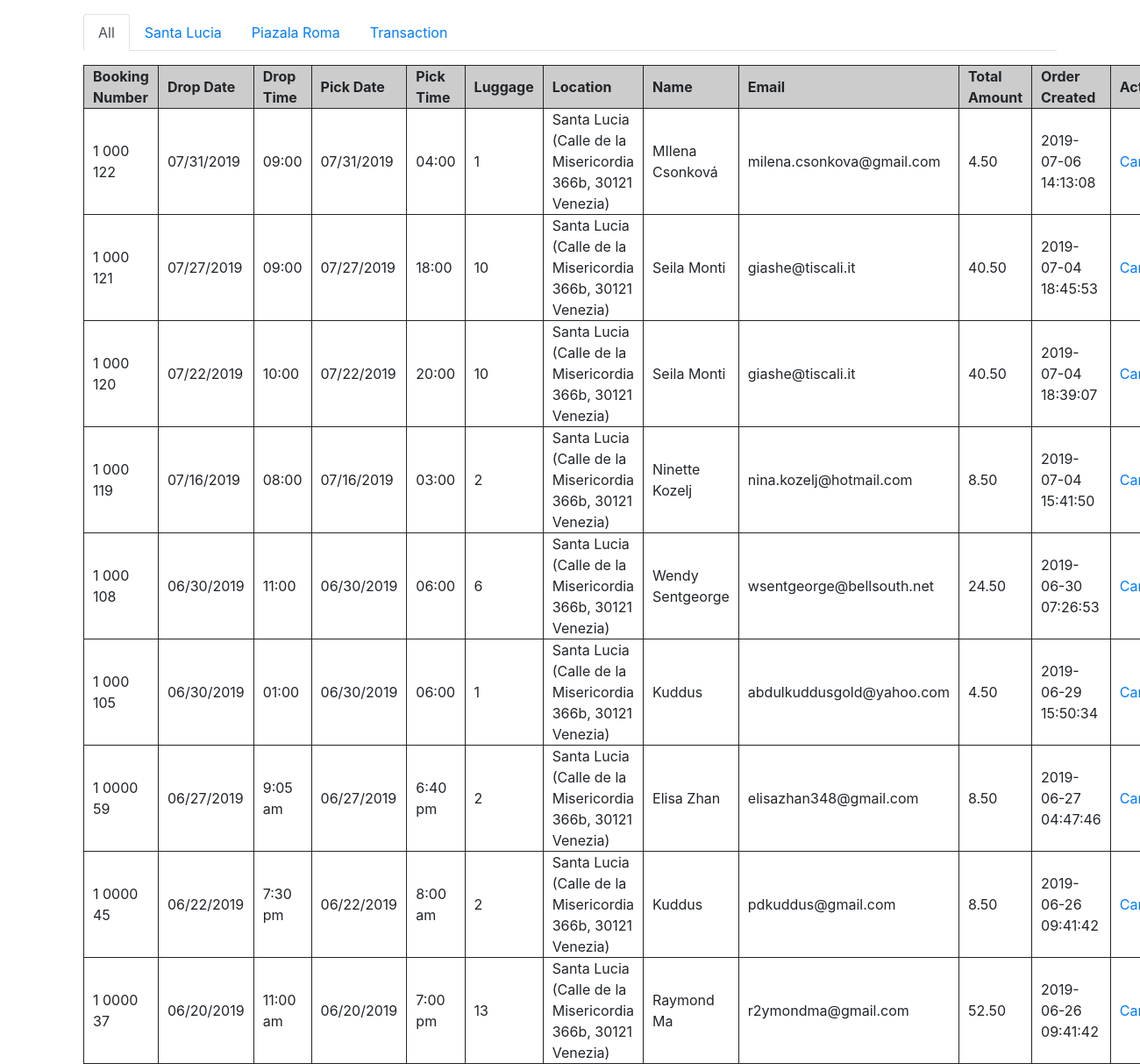
The app's page /admin/data/payment_data/santalucia.php with its own data.
### tables this page shows
CREATE TABLE `products` (
  `id` int(11) NOT NULL,
  `name` varchar(200) NOT NULL,
  `price` float(10,2) NOT NULL,
  `status` tinyint(1) NOT NULL DEFAULT 1 COMMENT '1=Active | 0=Inactive',
  `dropDate` varchar(22) NOT NULL,
  `dropTime` varchar(22) NOT NULL,
  `pickDate` varchar(22) NOT NULL,
  `pickTime` varchar(22) NOT NULL,
  `email` varchar(33) NOT NULL,
  `location` varchar(88) NOT NULL,
  `luggage` varchar(11) NOT NULL,
  `order_created_at` timestamp NOT NULL DEFAULT current_timestamp() ON UPDATE current_timestamp()
);

### admin/data/payment_data/santalucia.php (the view, shortened to what this page needs)
<?php
$mysqli = mysqli_connect("localhost","bagagliv_orderUser","bagagliv_orderUser","bagagliv_order");
$result = mysqli_query($mysqli, 'SELECT * FROM products where location="Santa Lucia (Calle de la Misericordia 366b, 30121 Venezia)" ORDER BY id DESC');
?>
<!DOCTYPE html>
<html>
<head>
	<link rel="stylesheet" href="https://cdnjs.cloudflare.com/ajax/libs/twitter-bootstrap/4.3.1/css/bootstrap.min.css">
</head>
<body>
<div class="container">
    <div class="row">
        <div class="col-12">
            <ul class="nav nav-tabs my-3" id="myTab" role="tablist">
                <li class="nav-item">
                    <a class="nav-link active" id="home-tab" data-toggle="tab" href="data.php" role="tab" aria-controls="home" aria-selected="true">All</a>
                </li>
                <li class="nav-item">
                    <a class="nav-link" id="profile-tab" data-toggle="tab" href="santalucia.php" role="tab" aria-controls="profile" aria-selected="false">Santa Lucia</a>
                </li>
                <li class="nav-item">
                    <a class="nav-link" id="contact-tab" data-toggle="tab" href="piazalleroma.php" role="tab" aria-controls="contact" aria-selected="false">Piazala Roma</a>
                </li>
                <li class="nav-item">
                    <a class="nav-link" id="other-tab" data-toggle="tab" href="transaction.php" role="tab" aria-controls="other" aria-selected="false">Transaction</a>
                </li>
            </ul>
            <div class="tab-content" id="myTabContent">
                <div class="tab-pane fade show active" id="home" role="tabpanel" aria-labelledby="home-tab">
                    <table width='100%' border=0>
            			<tr bgcolor="#CCCCCC">
            				<th>Booking Number</th>
            				<th>Drop Date</th>
            				<th>Drop Time</th>
            				<th>Pick Date</th>
            				<th>Pick Time</th>
            				<th>Luggage</th>
            				<th>Location</th>
            				<th>Name</th>
            				<th>Email</th>
            				<th>Total Amount</th>
            				<th>Order Created</th>
            				<th>Action</th>
            			</tr>
            			<?php
            			while($res = mysqli_fetch_array($result)){
            			    $id = $res['id'];
                            if(strlen($id) == 2){
                                $last_id = "1 0000 ".$id;
                            } elseif(strlen($id) == 3){
                                $last_id = "1 000 ".$id;
                            } elseif(strlen($id) == 4){
                                $last_id = "1 00 ".$id;
                            } elseif(strlen($id) == 5){
                                $last_id = "1 0 ".$id;
                            } elseif(strlen($id) == 6){
                                $last_id = "1 ".$id;
                            } elseif(strlen($id) == 7){
                                $last_id = " ".$id;
                            }
            				echo "<tr>";
            				echo "<td>".$last_id."</td>";
            				echo "<td>".$res['dropDate']."</td>";
            				echo "<td>".$res['dropTime']."</td>";
            				echo "<td>".$res['pickDate']."</td>";
            				echo "<td>".$res['pickTime']."</td>";
            				echo "<td>".$res['luggage']."</td>";
            				echo "<td>".$res['location']."</td>";
            				echo "<td>".$res['name']."</td>";
            				echo "<td>".$res['email']."</td>";
            				echo "<td>".$res['price']."</td>";
            				echo "<td>".$res['order_created_at']."</td>";
            				echo "<td><a href=\"deleteorder_santalucia.php?id=$res[id]\"onClick=\"return confirm('Are you sure you want to cancel this booking?')\">Cancel</a></td>";
            			}
            			?>
            		</table>
                </div>
            </div>
        </div>
    </div>
</div>
</body>
</html>

### admin/data/payment_data/santalucia.php (style rules this page uses)
tr, td, th { border: 1px solid; padding: 0 10px; }

### records on screen
products: id "1 000 122", dropDate "07/31/2019", dropTime "09:00", pickDate "07/31/2019", pickTime "04:00", luggage "1", location "Santa Lucia (Calle de la Misericordia 366b, 30121 Venezia)", name "MIlena Csonková", email "milena.csonkova@gmail.com", price "4.50", order_created_at "2019-07-06 14:13:08"
products: id "1 000 121", dropDate "07/27/2019", dropTime "09:00", pickDate "07/27/2019", pickTime "18:00", luggage "10", location "Santa Lucia (Calle de la Misericordia 366b, 30121 Venezia)", name "Seila Monti", email "giashe@tiscali.it", price "40.50", order_created_at "2019-07-04 18:45:53"
products: id "1 000 120", dropDate "07/22/2019", dropTime "10:00", pickDate "07/22/2019", pickTime "20:00", luggage "10", location "Santa Lucia (Calle de la Misericordia 366b, 30121 Venezia)", name "Seila Monti", email "giashe@tiscali.it", price "40.50", order_created_at "2019-07-04 18:39:07"
products: id "1 000 119", dropDate "07/16/2019", dropTime "08:00", pickDate "07/16/2019", pickTime "03:00", luggage "2", location "Santa Lucia (Calle de la Misericordia 366b, 30121 Venezia)", name "Ninette Kozelj", email "nina.kozelj@hotmail.com", price "8.50", order_created_at "2019-07-04 15:41:50"
products: id "1 000 108", dropDate "06/30/2019", dropTime "11:00", pickDate "06/30/2019", pickTime "06:00", luggage "6", location "Santa Lucia (Calle de la Misericordia 366b, 30121 Venezia)", name "Wendy Sentgeorge", email "wsentgeorge@bellsouth.net", price "24.50", order_created_at "2019-06-30 07:26:53"
products: id "1 000 105", dropDate "06/30/2019", dropTime "01:00", pickDate "06/30/2019", pickTime "06:00", luggage "1", location "Santa Lucia (Calle de la Misericordia 366b, 30121 Venezia)", name "Kuddus", email "abdulkuddusgold@yahoo.com", price "4.50", order_created_at "2019-06-29 15:50:34"
products: id "1 0000 59", dropDate "06/27/2019", dropTime "9:05 am", pickDate "06/27/2019", pickTime "6:40 pm", luggage "2", location "Santa Lucia (Calle de la Misericordia 366b, 30121 Venezia)", name "Elisa Zhan", email "elisazhan348@gmail.com", price "8.50", order_created_at "2019-06-27 04:47:46"
products: id "1 0000 45", dropDate "06/22/2019", dropTime "7:30 pm", pickDate "06/22/2019", pickTime "8:00 am", luggage "2", location "Santa Lucia (Calle de la Misericordia 366b, 30121 Venezia)", name "Kuddus", email "pdkuddus@gmail.com", price "8.50", order_created_at "2019-06-26 09:41:42"
products: id "1 0000 37", dropDate "06/20/2019", dropTime "11:00 am", pickDate "06/20/2019", pickTime "7:00 pm", luggage "13", location "Santa Lucia (Calle de la Misericordia 366b, 30121 Venezia)", name "Raymond Ma", email "r2ymondma@gmail.com", price "52.50", order_created_at "2019-06-26 09:41:42"
